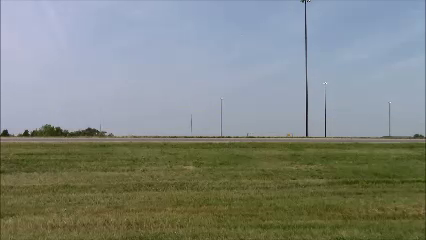
//> input picture frame 10 of videos/1.6.mp4, 426 x 240 px
$ ./HistogramModel   (built with g++ and OpenCV 4)
//> lines starting //> are read from the running program, lines starting //| are printed output that depends on the picture; after the words box and inside, x2 and y2 are one past the last pixel; in counts of white or black regions, pixels touching at a corner belong together
#include "opencv2/highgui/highgui.hpp"
#include "opencv2/imgproc/imgproc.hpp"
#include "opencv/cv.h";
#include "opencv/highgui.h"
#include <iostream>
#include <fstream>

using namespace std;
using namespace cv;
IplImage* background;
ofstream outFile;
ofstream outFile2;
ofstream outFile3;
ofstream outFile4;

long threshouldWhiteDifference = 10;
long noisyWhitesThreshould = 2;
// [12 lines left out: functions AllocateImages, ObjectDetected, Checkbuffer, not called in this run]
namespace
{
	// windows and trackbars name
	const std::string windowName = "Hough Circle Detection";
	const std::string detectedVehicle = "Detected Vehicle";
	const std::string cannyThresholdTrackbarName = "Canny threshold";
	const std::string accumulatorThresholdTrackbarName = "Accumulator Threshold";
	const std::string inverseResolutionName = "Resolution";
	const std::string usage = "Usage : tutorial_HoughCircle_Demo <path_to_input_image>\n";

	// initial and max values of the parameters of interests.
	const int cannyThresholdInitialValue = 100;
	const int accumulatorThresholdInitialValue = 20;
	const int maxAccumulatorThreshold = 400;
	const int maxCannyThreshold = 255;
	const int inverseResolutionInitialValue = 1;
	const int maxInverseResolution = 4;
	//Mat to display the type of vehicle


	// [58 lines left out: function HoughDetection, not called in this run]
}
int main(int argc, char** argv)
{
	VideoCapture cap("videos/1.6.mp4");
	cvNamedWindow("Original Video", 0);
	cvResizeWindow("Original Video", 600, 400);

	Mat background, hsv_background;
	Mat nextframe, hsv_nextframe;
	cap >> background;
//> background is the input picture: 240 rows x 426 cols, CV_8UC3; mean B, G, R 128.5, 135.2, 129.1
	cvtColor(background, hsv_background, COLOR_BGR2HSV);
//> hsv_background: 240 rows x 426 cols, CV_8UC3; mean H, S, V 73.9, 80.8, 148.6

	imshow("Original Video", hsv_background);
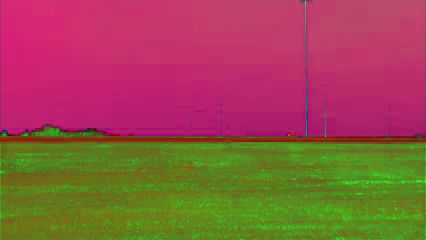
//> window 'Original Video': 240 rows x 426 cols, CV_8UC3; mean B, G, R 73.9, 80.8, 148.6
	cvMoveWindow("Original Video", 0, 0);

	/// Using 50 bins for hue and 60 for saturation
	int h_bins = 50; int s_bins = 60;
	int histSize[] = { h_bins, s_bins };

	// hue varies from 0 to 179, saturation from 0 to 255
	float h_ranges[] = { 0, 180 };
	float s_ranges[] = { 0, 256 };

	const float* ranges[] = { h_ranges, s_ranges };

	// Use the o-th and 1-st channels
	int channels[] = { 0, 1 };

	outFile.open("data/2.1.txt");
	outFile2.open("data/2.2.txt");
	outFile3.open("data/2.3.txt");
	outFile4.open("data/2.4.txt");

	/// Histograms
	MatND hist_background;
	MatND hist_nextframe;
	calcHist(&hsv_background, 1, channels, Mat(), hist_background, 2, histSize, ranges, true, false);
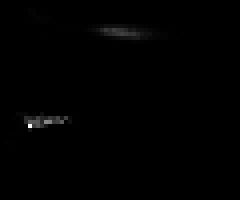
//> hist_background: 50 rows x 60 cols, CV_32FC1 (shown 4 times larger); min 0, max 7447, mean 34.1; drawn with min black and max white
	normalize(hist_background, hist_background, 0, 1, NORM_MINMAX, -1, Mat());
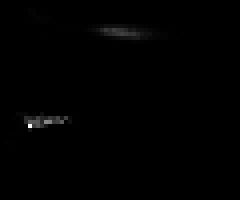
//> hist_background: 50 rows x 60 cols, CV_32FC1 (shown 4 times larger); 17.73% of pixels changed, all inside (x1, y1, x2, y2) = (0, 0, 60, 46)
	while (1){
		cap >> nextframe;
		if (nextframe.empty()) break;
		cvtColor(nextframe, hsv_nextframe, COLOR_BGR2HSV);
//> hsv_nextframe: 240 rows x 426 cols, CV_8UC3; mean H, S, V 73.9, 80.8, 148.6
		calcHist(&hsv_nextframe, 1, channels, Mat(), hist_nextframe, 2, histSize, ranges, true, false);
		normalize(hist_nextframe, hist_nextframe, 0, 1, NORM_MINMAX, -1, Mat());
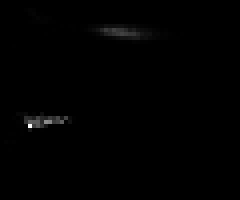
//> hist_nextframe: 50 rows x 60 cols, CV_32FC1 (shown 4 times larger); min 0, max 1, mean 0.00474
		imshow("Original Video", hsv_nextframe);
		cvMoveWindow("Original Video", 0, 0);
		for (int i = 0; i < 4; i++)
		{
			int compare_method = i;
			double change = compareHist(hist_background, hist_nextframe, compare_method);
			//printf(" Method [%d]  Change for method ,  %f \n", i, change);
			switch (i){
			case 0:outFile << change; break;
			case 1:outFile2 << change; break;
			case 2:outFile3 << change; break;
			case 3:outFile4 << change; break;
			}
			printf("--------------------------------------------\n");

		}
//> this loop made 4 passes
//> change on passes 1 to 4: 1, 0.034, 13.72, 0.0135
		outFile << "\n";
		outFile2 << "\n";
		outFile3 << "\n";
		outFile4 << "\n";
		printf("%%%%%%%%%%%%%%%%%%%%%%%%%%%%%%%%%%%%%%%%%%%%%%%%%%%%%%%%%%%%%%%%%%%%%%%%%%%%%%%%%%%%%%%%%%%%%%%%%%%%\n");
		//waitKey(0);
	}
	outFile.close();
	outFile2.close();
	outFile3.close();
	outFile4.close();
	int a = cvWaitKey(0);
	return 0;
}

$ run again, starting later in the video
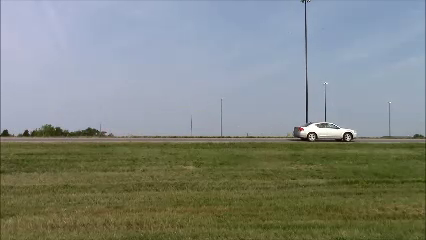
//> input picture frame 48 of videos/1.6.mp4, 426 x 240 px
//> background is the input picture: 240 rows x 426 cols, CV_8UC3; mean B, G, R 128.5, 135.3, 129.2
//> hsv_background: 240 rows x 426 cols, CV_8UC3; mean H, S, V 73.5, 80.9, 148.6
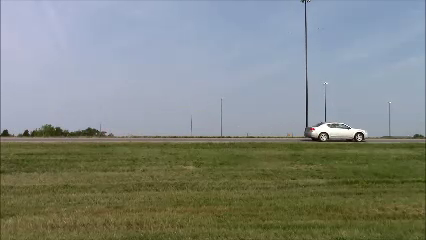
//> input picture frame 49 of videos/1.6.mp4, 426 x 240 px
//> nextframe is the input picture: 240 rows x 426 cols, CV_8UC3; mean B, G, R 128.5, 135.3, 129.2
//> hsv_nextframe: 240 rows x 426 cols, CV_8UC3; mean H, S, V 73.6, 80.9, 148.6
//> `imshow("Original Video", hsv_nextframe);`:
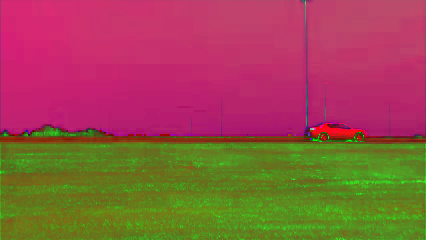
//> window 'Original Video': 240 rows x 426 cols, CV_8UC3; mean B, G, R 73.6, 80.9, 148.6
//> the loop `for (int i = 0; i < 4; i++)` made 4 passes
//> change on passes 1 to 4: 0.999, 0.161, 13.67, 0.0471

$ run again, starting later in the video
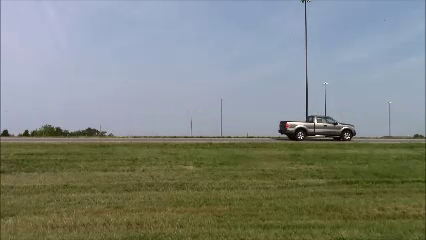
//> input picture frame 85 of videos/1.6.mp4, 426 x 240 px
//> background is the input picture: 240 rows x 426 cols, CV_8UC3; mean B, G, R 127.3, 134.2, 128.2
//> hsv_background: 240 rows x 426 cols, CV_8UC3; mean H, S, V 73.3, 81.1, 147.5
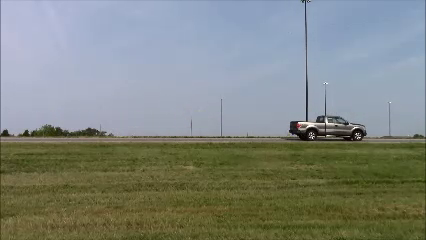
//> input picture frame 86 of videos/1.6.mp4, 426 x 240 px
//> nextframe is the input picture: 240 rows x 426 cols, CV_8UC3; mean B, G, R 127.3, 134.2, 128.2
//> hsv_nextframe: 240 rows x 426 cols, CV_8UC3; mean H, S, V 73.3, 81.1, 147.5
//> `imshow("Original Video", hsv_nextframe);`:
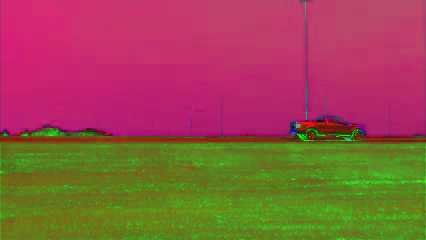
//> window 'Original Video': 240 rows x 426 cols, CV_8UC3; mean B, G, R 73.3, 81.1, 147.5
//> the loop `for (int i = 0; i < 4; i++)` made 4 passes
//> change on passes 1 to 4: 1, 0.119, 15.86, 0.0434
